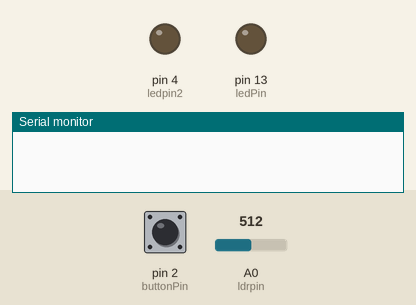
Bench run of a sketch on a simulated Arduino Uno, built with avr-gcc and run on an emulated ATmega328P. On the bench: output pins drawn as LEDs (lit = HIGH), the last lines printed to the serial monitor. Dashed ring = blinking. The test bench sets the inputs (shaded band); at power-on: pin 2 (buttonPin) LOW, A0 (ldrpin) = 512.

Above: at 1.2 s.
1.3 s: pin 2 (buttonPin) pulled HIGH for 0.15 s
At 1.7 s:
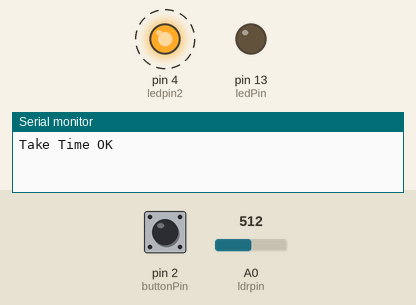
4.4 s: pin 2 (buttonPin) pulled HIGH for 3.2 s
At 10.1 s:
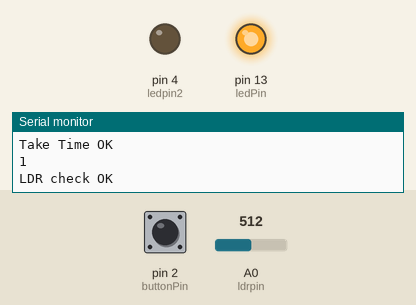
10.4 s: pin 2 (buttonPin) pulled HIGH for 1 s
At 10.9 s:
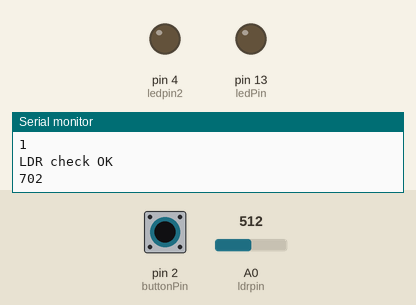
Timing chart, 0 to 13.4 s (numbered marks = the images above; inputs shaded):
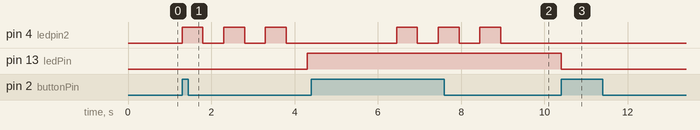

The sketch:

ESD_project.ino
```cpp
const int buttonPin = 2;
const int ledPin = 13;
const int ledpin2=4;
int ledState = LOW;
int buttonState;
int lastButtonState = LOW;
long lastDebounceTime = 0;
long debounceDelay = 50;
const int ldrpin = 0;
int k=0;
int val=0;
void setup()
{
  pinMode(buttonPin, INPUT);
  pinMode(ledPin, OUTPUT);
  pinMode(ledpin2,OUTPUT);
  pinMode(ldrpin,INPUT);
  Serial.begin(9600);
}

void loop()
{
  int reading = digitalRead(buttonPin);
  if (reading != lastButtonState) {

    lastDebounceTime = millis();
  }

  if ((millis() - lastDebounceTime) > debounceDelay) {

    if (reading != buttonState) {
      buttonState = reading;


      if (buttonState == HIGH) {
        ledState = !ledState;
      }
    }
  }


  lastButtonState = reading;
  if(reading==HIGH)
  {
    k=taketime();
    Serial.println(k);
    if(k==1)
    {
      ldrcheck();
      delay(2000);
    }

  }
}
int taketime()
{


    Serial.println("Take Time OK");
    for(int i=0;i<=2;i++)
    {
      digitalWrite(ledpin2,HIGH);
      delay(500);
      digitalWrite(ledpin2,LOW);
      delay(500);
    }
    return 1;

}

void ldrcheck()
{
  Serial.println("LDR check OK");
  while(digitalRead(buttonPin)==LOW)
  {
    val=analogRead(ldrpin);
    val=constrain(val,100,700);
    val=map(val,100,700,0,1023);
    if(val>=500)
    alarm();

    Serial.println(val);
    delay(50);
    if(digitalRead(buttonPin)==HIGH)
    {
      break;
    }
  }
}
void alarm()
{
  while(digitalRead(buttonPin)==LOW)
  {
  digitalWrite(ledPin,HIGH);
  if(digitalRead(buttonPin)==HIGH)
  {
  digitalWrite(ledPin,LOW);
  break;
  }

  }
}
```

Measured:
- after the input at 1.3 s, pin 4 (ledpin2): alternates HIGH for 0.50 s and LOW for 0.50 s, starting at once; pin 13 (ledPin): LOW → HIGH after 3.0 s
- after the input at 4.4 s, pin 4 (ledpin2): alternates HIGH for 0.50 s and LOW for 0.50 s, 6 changes in all, then stays LOW, starting after 2.1 s
- after the input at 10.4 s, pin 13 (ledPin): HIGH → LOW at once
